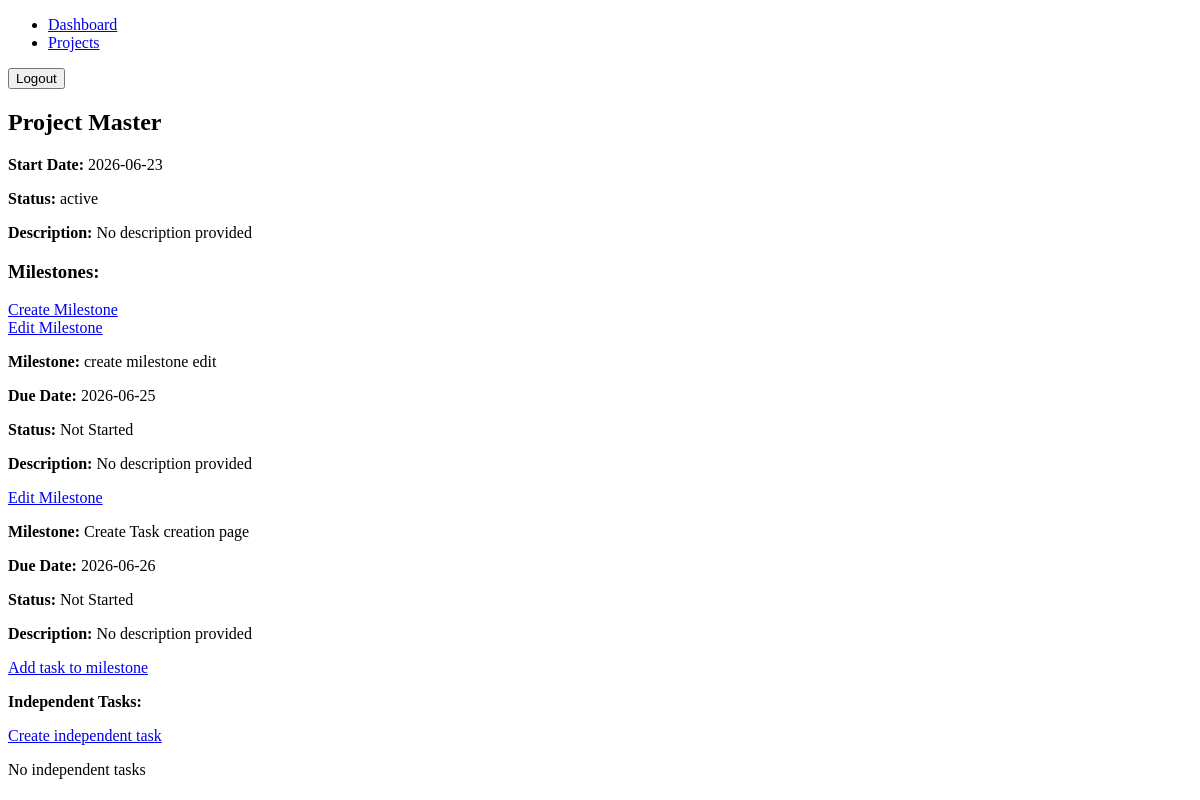
/project/1 (signed in), run on an earlier commit of the app's database.
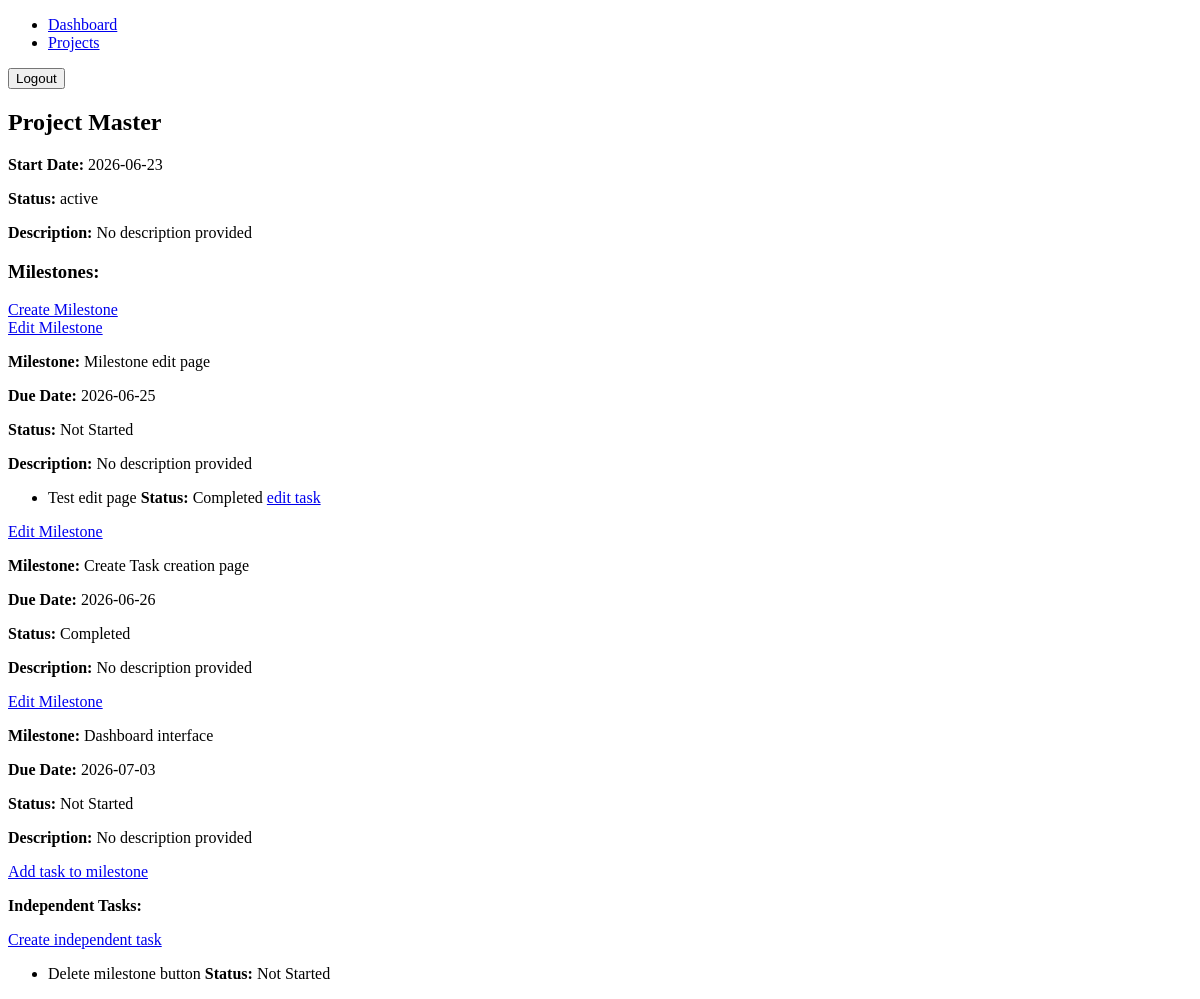
And on a later commit of the database.
### models.py (models this page shows)
class Project(db.Model):
    projectId: Mapped[int] = mapped_column(primary_key=True)
    userId: Mapped[int] = mapped_column(ForeignKey('user.userId'), nullable=False)
    projectName:Mapped[str] = mapped_column(nullable=False)
    description:Mapped[str] = mapped_column(nullable=True)
    startDate: Mapped[Optional[date]] = mapped_column(Date,nullable=True)
    status: Mapped[str] = mapped_column(nullable=False)
    createdAt:Mapped[datetime] = mapped_column(default=lambda: datetime.now(timezone.utc) ,nullable=False)

class Milestone(db.Model):
    milestoneId: Mapped[int] = mapped_column(primary_key=True)
    projectId: Mapped[int] = mapped_column(ForeignKey('project.projectId'), nullable=False)
    milestoneName:Mapped[str] = mapped_column(nullable=False)
    description:Mapped[str] = mapped_column(nullable=True)
    startDate: Mapped[date] = mapped_column(Date, nullable=False)
    endDate: Mapped[date] = mapped_column(Date, nullable=False)
    status: Mapped[str] = mapped_column(nullable=False)
    createdAt:Mapped[datetime] = mapped_column(default=lambda: datetime.now(timezone.utc) ,nullable=False)

class Task(db.Model):
    taskId: Mapped[int] = mapped_column(primary_key=True)
    projectId: Mapped[int] = mapped_column(ForeignKey('project.projectId'), nullable=False)
    milestoneId: Mapped[Optional[int]] = mapped_column(ForeignKey('milestone.milestoneId'), nullable=True)
    taskName:Mapped[str] = mapped_column(nullable=False)
    description:Mapped[str] = mapped_column(nullable=True)
    dueDate: Mapped[Optional[date]] = mapped_column(Date, nullable=True)
    status: Mapped[str] = mapped_column(nullable=False)
    createdAt:Mapped[datetime] = mapped_column(default=lambda: datetime.now(timezone.utc),nullable=False)

### app.py (the view)
@app.route('/project/<int:projectId>', methods=['GET'])
@login_required
def project_detail(projectId):
    project = Project.query.filter_by(
        projectId = projectId, userId=current_user.userId
    ).first_or_404()
    milestones = Milestone.query.filter_by(projectId = projectId).all()
    tasks = Task.query.filter(
        Task.projectId == projectId, Task.milestoneId != None
    ).all()
    independentTasks = Task.query.filter_by(projectId = projectId, milestoneId=None).all()
    return render_template('project_detail.html', milestones=milestones, tasks=tasks,independentTasks=independentTasks, project=project)

### app.py (called while the page is built)
@login_manager.user_loader
def load_user(user_id):
    return User.query.get(int(user_id))

### templates/project_detail.html (shortened to what this page needs)
<!DOCTYPE html>
<html lang="en">
<head>
</head>
<body>
    <div class="nav-layout">
        <nav class="nav-bar">
            <ul>
                <li><a href="{{ url_for('dashboard') }}">Dashboard</a></li>
                <li><a href="{{ url_for('project_page') }}">Projects</a></li>
            </ul>
            <form action="{{ url_for('logout')}}" method="POST">
                <button type="submit">Logout</button>
            </form>
        </nav>
    </div>
    <div class="project-card">
        <div class="project-card-header">
            <h2 class="project-title">{{ project.projectName  }}</h2>
            {% if project.startDate %}
              <p><strong>Start Date:</strong> {{ project.startDate }}</p>
            {% else %}
              <p><strong>Start Date:</strong>No start date provided</p>
            {% endif %}
        </div>
        <div class="project-card-body">
            <p><strong>Status:</strong> {{ project.status }}</p>
            {% if project.description%}
              <p><strong>Description:</strong> {{ project.description }}</p>
            {% else %}
              <p><strong>Description:</strong> No description provided</p>
            {% endif %}
            <h3>Milestones:</h3> <a href="{{ url_for('new_milestone', projectId=project.projectId) }}">Create Milestone</a>
            <div>
                {% if milestones %}
                    {% for milestone in milestones%}
                    <a href="{{ url_for('edit_milestone', projectId=project.projectId, milestoneId=milestone.milestoneId) }}">Edit Milestone</a>
                    <p><strong>Milestone:</strong> {{ milestone.milestoneName }}</p>
                    <p><strong>Due Date:</strong> {{ milestone.endDate }}</p>
                    <p><strong>Status:</strong> {{ milestone.status }}</p>
                    {% if milestone.description %}
                        <p><strong>Description:</strong> {{ milestone.description }}</p>
                    {% else %}
                        <p><strong>Description:</strong> No description provided</p>
                    {% endif %}
                        <ul>
                            {% for task in tasks %}
                                {% if task.milestoneId == milestone.milestoneId %}
                                <li>{{ task.taskName }}  <strong>Status:</strong> {{ task.status }}
                                <a href="{{ url_for('edit_task', projectId=project.projectId, taskId=task.taskId)}}">edit task</a></li>
                                {% endif %}
                            {% endfor %}
                        </ul>
                    {% endfor %}
                    <a href="{{ url_for('new_task', projectId = project.projectId)}}">Add task to milestone</a>
                    {% else %}
                    None
                    {% endif %}
            </div>
           <p><strong>Independent Tasks:</strong></p>
           <a href=" {{ url_for('new_task', projectId = project.projectId) }}">Create independent task</a>
           {% if independentTasks %}
              <ul>
                {% for task in independentTasks %}
                  <li> {{ task.taskName }} <strong>Status:</strong> {{ task.status }}</li>
                {% endfor %}
              </ul>
            {% else %}
              <p>No independent tasks</p>
            {% endif %}
        </div>
    </div>
</body>
</html>

What changed in the data, as far as the page shows it:
changed Milestone: milestoneName "create milestone edit" → "Milestone edit page"
added Task: taskName "Test edit page", status "Completed", shown under Milestone "Milestone edit page"
changed Milestone "Create Task creation page": status "Not Started" → "Completed"
added Milestone: milestoneName "Dashboard interface", endDate "2026-07-03", status "Not Started", shows "Description:", description "No description provided"
added Task: taskName "Delete milestone button", status "Not Started"
Also different on the page:
text no longer shown: "No independent tasks"
